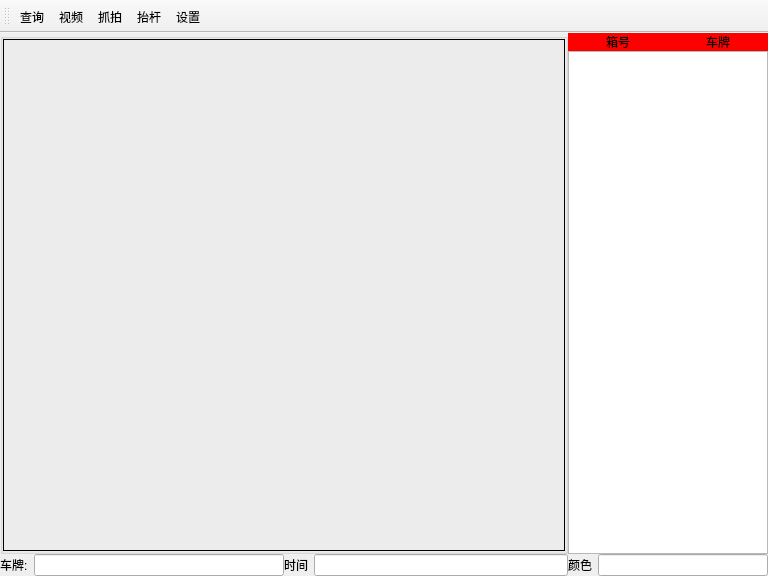
<?xml version="1.0" encoding="UTF-8"?>
<ui version="4.0">
 <class>MainWindow</class>
 <widget class="QMainWindow" name="MainWindow">
  <property name="geometry">
   <rect>
    <x>0</x>
    <y>0</y>
    <width>768</width>
    <height>576</height>
   </rect>
  </property>
  <property name="minimumSize">
   <size>
    <width>768</width>
    <height>576</height>
   </size>
  </property>
  <property name="maximumSize">
   <size>
    <width>768</width>
    <height>576</height>
   </size>
  </property>
  <property name="windowTitle">
   <string>深圳众百源科技前端控制(点创)</string>
  </property>
  <property name="windowIcon">
   <iconset resource="ico.qrc">
    <normaloff>:/new/prefix1/ICO.ico</normaloff>:/new/prefix1/ICO.ico</iconset>
  </property>
  <widget class="QWidget" name="centralWidget">
   <layout class="QGridLayout" name="gridLayout_2">
    <property name="leftMargin">
     <number>0</number>
    </property>
    <property name="topMargin">
     <number>0</number>
    </property>
    <property name="rightMargin">
     <number>0</number>
    </property>
    <property name="bottomMargin">
     <number>0</number>
    </property>
    <property name="spacing">
     <number>0</number>
    </property>
    <item row="0" column="0" rowspan="2" colspan="2">
     <widget class="QGroupBox" name="groupBox">
      <property name="sizePolicy">
       <sizepolicy hsizetype="Expanding" vsizetype="Expanding">
        <horstretch>0</horstretch>
        <verstretch>0</verstretch>
       </sizepolicy>
      </property>
      <property name="title">
       <string/>
      </property>
      <layout class="QGridLayout" name="gridLayout">
       <property name="leftMargin">
        <number>0</number>
       </property>
       <property name="topMargin">
        <number>0</number>
       </property>
       <property name="rightMargin">
        <number>0</number>
       </property>
       <property name="bottomMargin">
        <number>0</number>
       </property>
       <property name="spacing">
        <number>0</number>
       </property>
       <item row="0" column="0">
        <widget class="QLabel" name="label_4">
         <property name="sizePolicy">
          <sizepolicy hsizetype="Preferred" vsizetype="Preferred">
           <horstretch>0</horstretch>
           <verstretch>0</verstretch>
          </sizepolicy>
         </property>
         <property name="frameShape">
          <enum>QFrame::Box</enum>
         </property>
         <property name="text">
          <string/>
         </property>
         <property name="scaledContents">
          <bool>true</bool>
         </property>
        </widget>
       </item>
      </layout>
     </widget>
    </item>
    <item row="0" column="2">
     <widget class="QLabel" name="label_5">
      <property name="styleSheet">
       <string notr="true">background-color: rgb(255, 0, 0);</string>
      </property>
      <property name="text">
       <string>箱号</string>
      </property>
      <property name="alignment">
       <set>Qt::AlignCenter</set>
      </property>
     </widget>
    </item>
    <item row="0" column="3">
     <widget class="QLabel" name="label_6">
      <property name="styleSheet">
       <string notr="true">background-color: rgb(255, 0, 0);</string>
      </property>
      <property name="text">
       <string>车牌</string>
      </property>
      <property name="alignment">
       <set>Qt::AlignCenter</set>
      </property>
     </widget>
    </item>
    <item row="1" column="2" colspan="2">
     <widget class="QTextEdit" name="textEdit">
      <property name="minimumSize">
       <size>
        <width>200</width>
        <height>0</height>
       </size>
      </property>
      <property name="maximumSize">
       <size>
        <width>200</width>
        <height>16777215</height>
       </size>
      </property>
      <property name="readOnly">
       <bool>true</bool>
      </property>
     </widget>
    </item>
    <item row="2" column="0">
     <layout class="QHBoxLayout" name="horizontalLayout">
      <item>
       <widget class="QLabel" name="label">
        <property name="text">
         <string>车牌:</string>
        </property>
       </widget>
      </item>
      <item>
       <widget class="QLineEdit" name="lineEdit">
        <property name="readOnly">
         <bool>true</bool>
        </property>
       </widget>
      </item>
     </layout>
    </item>
    <item row="2" column="1">
     <layout class="QHBoxLayout" name="horizontalLayout_2">
      <item>
       <widget class="QLabel" name="label_2">
        <property name="text">
         <string>时间</string>
        </property>
       </widget>
      </item>
      <item>
       <widget class="QLineEdit" name="lineEdit_2">
        <property name="readOnly">
         <bool>true</bool>
        </property>
       </widget>
      </item>
     </layout>
    </item>
    <item row="2" column="2" colspan="2">
     <layout class="QHBoxLayout" name="horizontalLayout_3">
      <item>
       <widget class="QLabel" name="label_3">
        <property name="text">
         <string>颜色</string>
        </property>
       </widget>
      </item>
      <item>
       <widget class="QLineEdit" name="lineEdit_3">
        <property name="readOnly">
         <bool>true</bool>
        </property>
       </widget>
      </item>
     </layout>
    </item>
   </layout>
  </widget>
  <widget class="QToolBar" name="toolBar">
   <property name="windowTitle">
    <string>toolBar</string>
   </property>
   <attribute name="toolBarArea">
    <enum>TopToolBarArea</enum>
   </attribute>
   <attribute name="toolBarBreak">
    <bool>false</bool>
   </attribute>
   <addaction name="action_find"/>
   <addaction name="action_video"/>
   <addaction name="action_snap"/>
   <addaction name="action_lifting"/>
   <addaction name="action_setting"/>
  </widget>
  <action name="action_find">
   <property name="text">
    <string>查询</string>
   </property>
  </action>
  <action name="action_video">
   <property name="checkable">
    <bool>true</bool>
   </property>
   <property name="text">
    <string>视频</string>
   </property>
  </action>
  <action name="action_setting">
   <property name="text">
    <string>设置</string>
   </property>
  </action>
  <action name="action_snap">
   <property name="text">
    <string>抓拍</string>
   </property>
  </action>
  <action name="action_lifting">
   <property name="text">
    <string>抬杆</string>
   </property>
  </action>
 </widget>
 <layoutdefault spacing="6" margin="11"/>
 <resources>
  <include location="ico.qrc"/>
 </resources>
 <connections/>
</ui>
